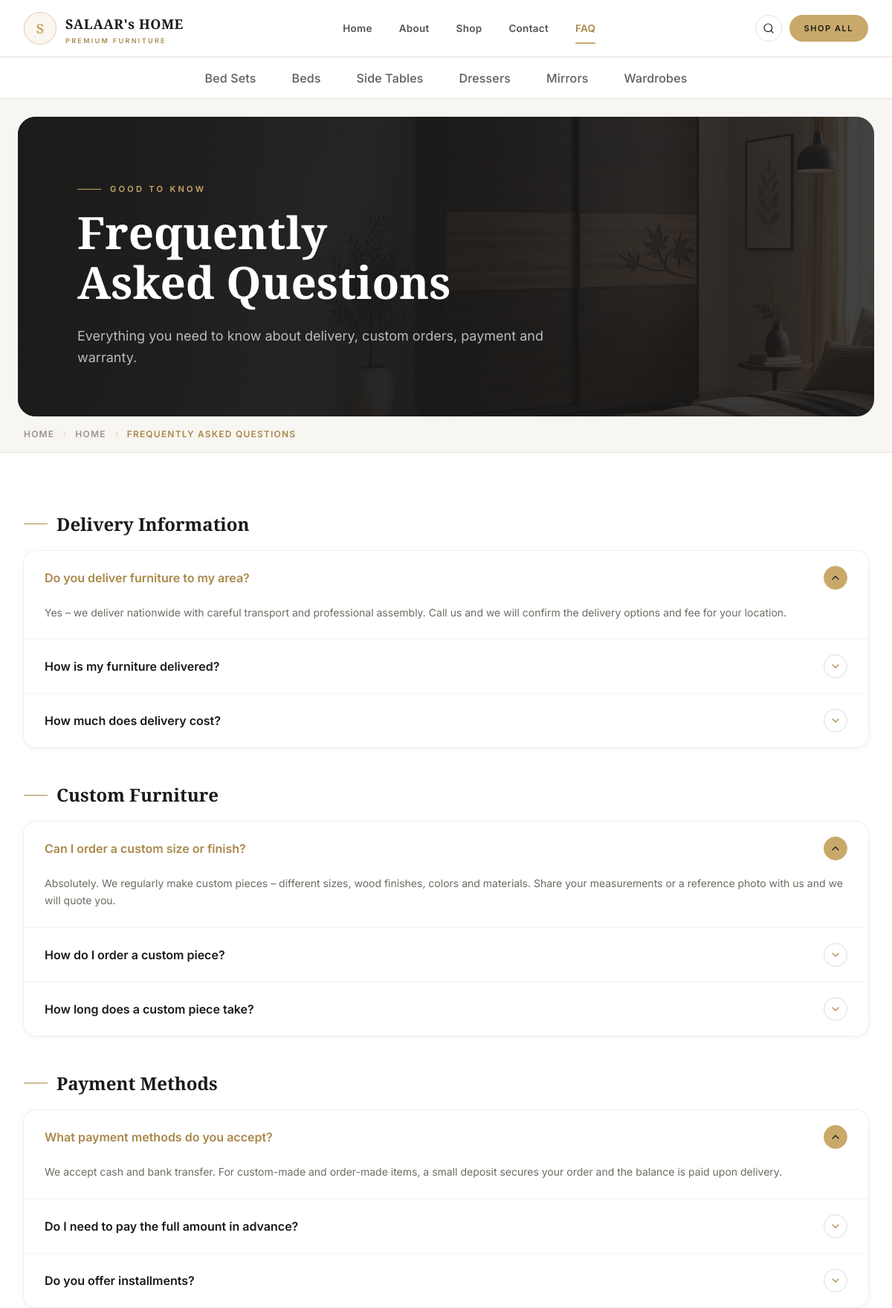
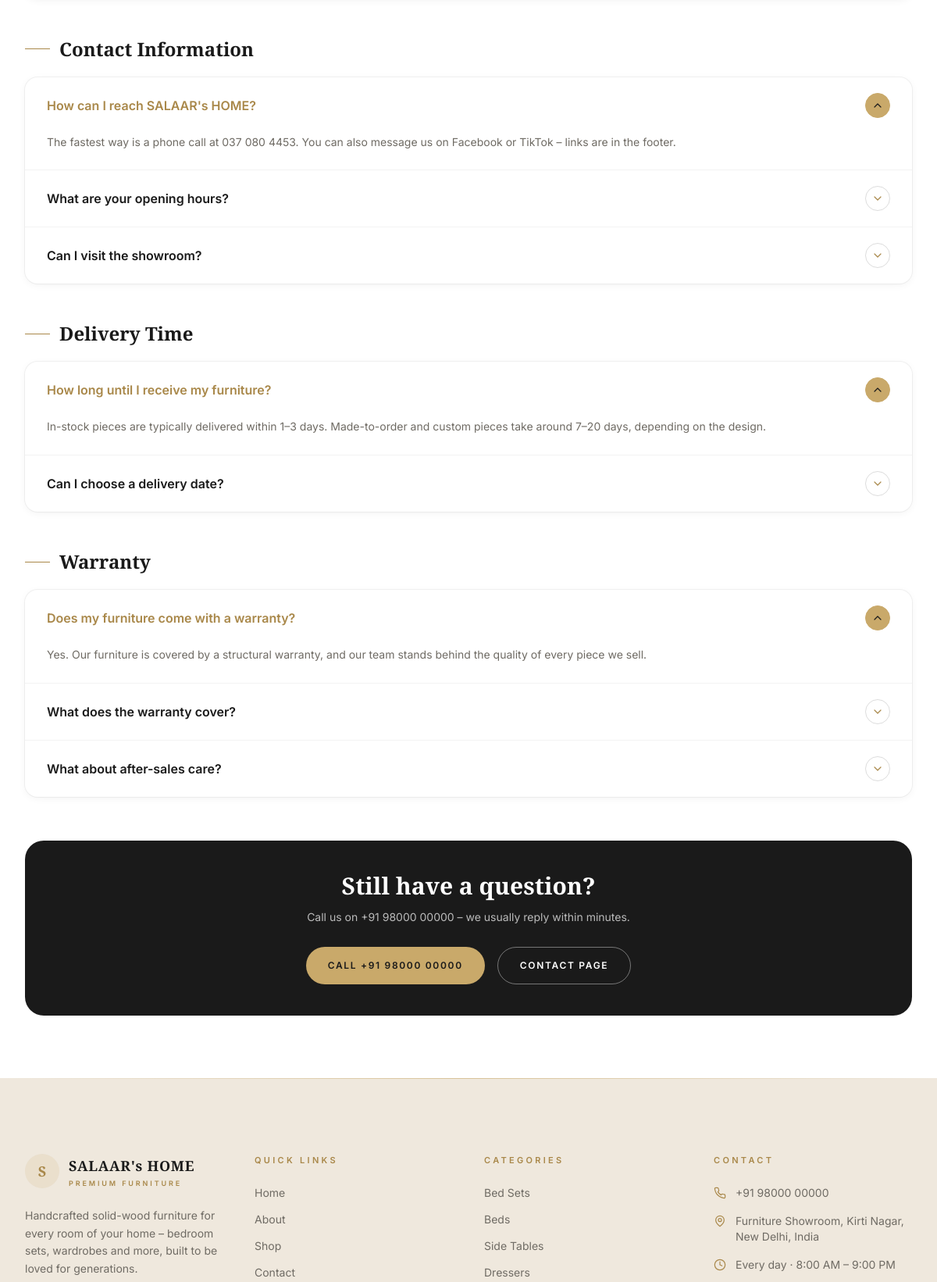
Screenshot of /faq/ (upper part) with the database file from the repository (2 pictures, top to bottom).
### store/models.py (models this page shows, shortened)
class NavCategory(models.Model):
    label = models.CharField(max_length=120)
    slug = models.SlugField(max_length=120, unique=True)
    source_category = models.ForeignKey(
        Category,
        on_delete=models.SET_NULL,
        null=True,
        blank=True,
        related_name="nav_items"
    )
    tagline = models.CharField(max_length=255, blank=True)
    short = models.CharField(max_length=350, blank=True)
    description = models.TextField(blank=True)
    empty_title = models.CharField(max_length=255, blank=True)
    empty_text = models.TextField(blank=True)
    seo_title = models.CharField(max_length=255, blank=True)
    seo_description = models.TextField(blank=True)
    order = models.PositiveIntegerField(default=0)
    is_in_header = models.BooleanField(default=True)
    class Meta:
        verbose_name_plural = "Nav Categories"
        ordering = ["order", "label"]

class FAQGroup(models.Model):
    title = models.CharField(max_length=150)
    order = models.PositiveIntegerField(default=0)
    class Meta:
        verbose_name = "FAQ Group"
        verbose_name_plural = "FAQ Groups"
        ordering = ["order", "id"]

class FAQItem(models.Model):
    group = models.ForeignKey(FAQGroup, on_delete=models.CASCADE, related_name="items")
    question = models.CharField(max_length=255)
    answer = models.TextField()
    order = models.PositiveIntegerField(default=0)
    class Meta:
        verbose_name = "FAQ Item"
        verbose_name_plural = "FAQ Items"
        ordering = ["order", "id"]

### store/views.py (the view)
# urls.py: path("faq/", views.faq_view, name="faq"),
def faq_view(request):
    groups = FAQGroup.objects.prefetch_related("items").all()
    faq_items = [item for group in groups for item in group.items.all()]
    context = {
        "faq_groups": groups,
        "faq_items": faq_items,
        "breadcrumb_items": [
            {"label": "Home", "url": "/"},
            {"label": "Frequently Asked Questions"},
        ],
    }
    return render(request, "pages/faq.html", context)

### store/context_processors.py (called while the page is built)
def site_context(request):
    header_categories = NavCategory.objects.filter(is_in_header=True).order_by("order")
    all_nav_categories = NavCategory.objects.all().order_by("order")
    categories = Category.objects.all().order_by("order")
    cart_count = 0
    cart = None
    if request.user.is_authenticated:
        cart = Cart.objects.filter(user=request.user).first()
    elif request.session.session_key:
        cart = Cart.objects.filter(session_key=request.session.session_key).first()
    if cart:
        cart_count = cart.total_count
    return {
        "SITE": SITE,
        "HEADER_CATEGORIES": header_categories,
        "ALL_NAV_CATEGORIES": all_nav_categories,
        "CATEGORIES": categories,
        "cart_count": cart_count,
        "current_path": request.path,
        "canonical_path": request.path.rstrip("/"),
    }

### templates/pages/faq.html (shortened to what this page needs)
{% extends "base.html" %}
{% load static %}
{% block content %}
{% include "includes/page_hero.html" with title="Frequently Asked Questions" eyebrow="Good to Know" description="Everything you need to know about delivery, custom orders, payment and warranty." image="/banners/3.webp" %}
{% include "includes/breadcrumb.html" with items=breadcrumb_items %}
<section class="bg-linen py-16 sm:py-20">
  <div class="mx-auto w-full max-w-[1400px] px-4 sm:px-6 lg:px-8 xl:px-12">
    <div class="space-y-12">
      {% for group in faq_groups %}
        <div>
          <h2 class="mb-5 flex items-center gap-3 font-display text-xl font-semibold text-ink sm:text-2xl">
            <span class="h-px w-8 bg-gold-deep" aria-hidden="true"></span>
            {{ group.title }}
          </h2>
          <div class="overflow-hidden rounded-2xl bg-linen shadow-soft ring-1 ring-ink/5">
            {% for item in group.items.all %}
              <div class="faq-item border-b border-ink/5 last:border-b-0">
                <button type="button" aria-expanded="{% if forloop.first %}true{% else %}false{% endif %}" class="faq-toggle flex w-full items-center justify-between gap-4 px-5 py-5 text-left transition-colors hover:bg-gold/5 sm:px-7">
                  <span class="text-sm font-semibold sm:text-base {% if forloop.first %}text-gold-deep{% else %}text-ink{% endif %}">{{ item.question }}</span>
                  <span class="faq-icon flex h-8 w-8 shrink-0 items-center justify-center rounded-full border transition-all duration-300 {% if forloop.first %}rotate-180 border-gold bg-gold text-ink{% else %}border-ink/15 text-gold-deep{% endif %}">
                    <svg viewBox="0 0 24 24" aria-hidden="true" fill="none" stroke="currentColor" stroke-width="1.8" stroke-linecap="round" stroke-linejoin="round" class="h-4 w-4"><path d="m6 9 6 6 6-6"></path></svg>
                  </span>
                </button>
                <div class="faq-content grid transition-all duration-300 ease-out {% if forloop.first %}grid-rows-[1fr] opacity-100{% else %}grid-rows-[0fr] opacity-0{% endif %}">
                  <div class="overflow-hidden">
                    <p class="px-5 pb-6 text-sm leading-relaxed text-stone sm:px-7">{{ item.answer }}</p>
                  </div>
                </div>
              </div>
            {% endfor %}
          </div>
        </div>
      {% endfor %}
    </div>
    <div class="mt-14 rounded-[24px] bg-ink p-8 text-center sm:p-10">
      <h2 class="font-display text-2xl font-semibold text-white sm:text-3xl">Still have a question?</h2>
      <p class="mt-3 text-sm text-white/70">Call us on {{ SITE.phone_display }} – we usually reply within minutes.</p>
      <div class="mt-7 flex flex-wrap justify-center gap-4">
        <a href="tel:+{{ SITE.phone_intl }}" class="btn-gold">Call {{ SITE.phone_display }}</a>
        <a href="{% url 'contact' %}" class="btn-outline-light">Contact Page</a>
      </div>
    </div>
  </div>
</section>
{% endblock %}

### templates/includes/category_nav.html (shortened to what this page needs)
<nav id="category-nav-scroller" aria-label="Categories" class="no-scrollbar sticky top-16 z-40 flex h-12 w-full snap-x snap-proximity items-center gap-x-8 overflow-x-auto border-b border-line bg-white px-4 sm:gap-x-10 sm:px-6 md:top-[76px] md:h-14 lg:snap-none lg:justify-center lg:gap-x-12 lg:overflow-visible lg:px-8 xl:px-12">
  {% for cat in HEADER_CATEGORIES %}
    {% url 'nav_category' cat.slug as cat_url %}
    <a href="{{ cat_url }}"
       class="group relative flex shrink-0 snap-start cursor-pointer items-center self-stretch whitespace-nowrap text-[15px] font-medium tracking-[0.01em] transition-colors duration-200 md:text-[16px] {% if current_path == cat_url %}text-gold-deep{% else %}text-ink/70 hover:text-gold-deep{% endif %}">
      {{ cat.label }}
    </a>
  {% endfor %}
</nav>

### templates/includes/footer.html (shortened to what this page needs)
<footer class="bg-beige text-ink">
  <div class="h-px bg-gradient-to-r from-transparent via-gold/60 to-transparent" aria-hidden="true"></div>
  <div class="mx-auto w-full max-w-[1400px] px-4 sm:px-6 lg:px-8 xl:px-12 grid gap-12 py-16 sm:grid-cols-2 lg:grid-cols-4 lg:gap-10 lg:py-24">
    <div>
      <div class="flex items-center gap-3">
        <span class="flex h-11 w-11 items-center justify-center rounded-full bg-gold/15 font-display text-lg font-bold text-gold-deep">
          S
        </span>
        <span class="leading-none">
          <span class="block font-display text-lg font-bold tracking-[0.04em]">{{ SITE.name }}</span>
          <span class="mt-1 block text-[9px] font-semibold tracking-[0.32em] text-gold-deep uppercase">
            {{ SITE.tagline_short }}
          </span>
        </span>
      </div>
      <p class="mt-6 max-w-xs text-sm leading-relaxed text-stone">
        Handcrafted solid-wood furniture for every room of your home – bedroom sets, wardrobes and more, built to be loved for generations.
      </p>
    </div>
    <nav aria-label="Footer – quick links">
      <h3 class="mb-6 text-[11px] font-semibold tracking-[0.3em] text-gold-deep uppercase">Quick Links</h3>
      <ul class="space-y-3.5 text-sm">
        <li><a href="{% url 'home' %}" class="link-underline text-stone hover:text-ink">Home</a></li>
        <li><a href="{% url 'about' %}" class="link-underline text-stone hover:text-ink">About</a></li>
        <li><a href="{% url 'shop' %}" class="link-underline text-stone hover:text-ink">Shop</a></li>
        <li><a href="{% url 'contact' %}" class="link-underline text-stone hover:text-ink">Contact</a></li>
      </ul>
    </nav>
    <nav aria-label="Footer – categories">
      <h3 class="mb-6 text-[11px] font-semibold tracking-[0.3em] text-gold-deep uppercase">Categories</h3>
      <ul class="space-y-3.5 text-sm">
        {% for cat in ALL_NAV_CATEGORIES %}
          <li>
            <a href="{% url 'nav_category' cat.slug %}" class="link-underline text-stone hover:text-ink">
              {{ cat.label }}
            </a>
          </li>
        {% endfor %}
      </ul>
    </nav>
    <div>
      <h3 class="mb-6 text-[11px] font-semibold tracking-[0.3em] text-gold-deep uppercase">Contact</h3>
      <ul class="space-y-4 text-sm text-stone">
        <li class="flex items-start gap-3">
          {% include "includes/icons/phone.html" with class="mt-0.5 h-4 w-4 shrink-0 text-gold-deep" %}
          <a href="tel:+{{ SITE.phone_intl }}" class="link-underline hover:text-ink">{{ SITE.phone_display }}</a>
        </li>
        <li class="flex items-start gap-3">
          <svg class="mt-0.5 h-4 w-4 shrink-0 text-gold-deep" viewBox="0 0 24 24" fill="none" stroke="currentColor" stroke-width="1.8" stroke-linecap="round" stroke-linejoin="round"><path d="M20 10c0 6-8 12-8 12s-8-6-8-12a8 8 0 0 1 16 0Z"/><circle cx="12" cy="10" r="3"/></svg>
          <span>{{ SITE.address }}</span>
        </li>
        <li class="flex items-start gap-3">
          <svg class="mt-0.5 h-4 w-4 shrink-0 text-gold-deep" viewBox="0 0 24 24" fill="none" stroke="currentColor" stroke-width="1.8" stroke-linecap="round" stroke-linejoin="round"><circle cx="12" cy="12" r="10"/><path d="M12 6v6l4 2"/></svg>
          <span>{{ SITE.hours }}</span>
        </li>
      </ul>
    </div>
  </div>
</footer>

### templates/base.html (style rules this page uses)
:root { --font-cormorant: 'Cormorant Garamond', Georgia, serif; --font-inter: 'Inter', system-ui, -apple-system, sans-serif; }

### rows the page displays
NavCategory: label "Bed Sets"
NavCategory: label "Beds"
NavCategory: label "Side Tables"
NavCategory: label "Dressers"
NavCategory: label "Mirrors"
NavCategory: label "Wardrobes"
FAQGroup: title "Delivery Information"
FAQItem: question "Do you deliver furniture to my area?", answer "Yes – we deliver nationwide with careful transport and professional assembly. Call us and we will confirm the delivery options and fee for your location."
FAQItem: question "How is my furniture delivered?"
FAQItem: question "How much does delivery cost?"
FAQGroup: title "Custom Furniture"
FAQItem: question "Can I order a custom size or finish?", answer "Absolutely. We regularly make custom pieces – different sizes, wood finishes, colors and materials. Share your measurements or a reference photo with us and we will quote you."
FAQItem: question "How do I order a custom piece?"
FAQItem: question "How long does a custom piece take?"
FAQGroup: title "Payment Methods"
FAQItem: question "What payment methods do you accept?", answer "We accept cash and bank transfer. For custom-made and order-made items, a small deposit secures your order and the balance is paid upon delivery."
FAQItem: question "Do I need to pay the full amount in advance?"
FAQItem: question "Do you offer installments?"
FAQGroup: title "Contact Information"
FAQItem: question "How can I reach SALAAR's HOME?", answer "The fastest way is a phone call at 037 080 4453. You can also message us on Facebook or TikTok – links are in the footer."
FAQItem: question "What are your opening hours?"
FAQItem: question "Can I visit the showroom?"
FAQGroup: title "Delivery Time"
FAQItem: question "How long until I receive my furniture?", answer "In-stock pieces are typically delivered within 1–3 days. Made-to-order and custom pieces take around 7–20 days, depending on the design."
FAQItem: question "Can I choose a delivery date?"
FAQGroup: title "Warranty"
FAQItem: question "Does my furniture come with a warranty?", answer "Yes. Our furniture is covered by a structural warranty, and our team stands behind the quality of every piece we sell."
FAQItem: question "What does the warranty cover?"
FAQItem: question "What about after-sales care?"

### other values shown
{{ SITE.name }} "SALAAR's HOME"
{{ SITE.tagline_short }} "PREMIUM FURNITURE"
{{ eyebrow }} "GOOD TO KNOW"
{{ title }} "Frequently Asked Questions"
{{ description }} "Everything you need to know about delivery, custom orders, payment and warranty."
{{ item.label }} "HOME"
{{ item.label }} "FREQUENTLY ASKED QUESTIONS"
{{ SITE.phone_display }} "+91 98000 00000"
{{ SITE.address }} "Furniture Showroom, Kirti Nagar, New Delhi, India"
{{ SITE.hours }} "Every day · 8:00 AM – 9:00 PM"
